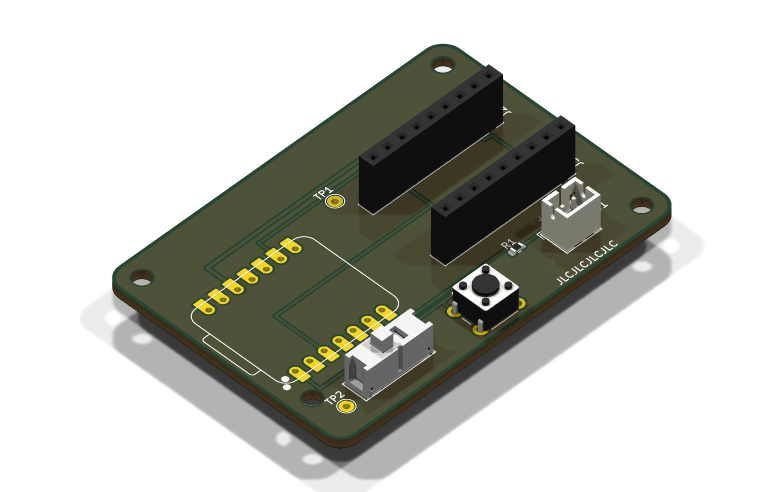
#> input picture hardware/pcb/renders/assembled_angle.png, 1568 x 984 px (shown at 1/2 size)
$ python make_photos_h.py ../../hardware/pcb/renders out.png
#> lines starting #> are read from the running program, lines starting #| are printed output that depends on the picture
#!/usr/bin/env python3
"""Turn a folder of photos into photos.h for the sketch.

Each photo is centre-cropped to a square (or use --focus to move the crop window),
resized to 240x240 and saved as a baseline (non-progressive) JPEG, then written into a C
array in flash. Baseline JPEGs need less RAM to decode on the ESP32.

    pip install pillow            (pillow-heif too, if you have iPhone .heic files)
    python make_photos_h.py my_photos/ ../photo_gallery/photos.h

Flash budget: the sketch itself is about 2 MB, so with a 3 MB app partition a few hundred
KB to ~1 MB of photos is comfortable. At the default quality 80 a photo is 10-25 KB; the
script prints the total so you can judge.

--focus 0..1 picks where the crop window sits along the long side of each photo
(0 = left/top, 0.5 = centre, 1 = right/bottom). Use a lower value to keep faces that sit
near the top of portrait photos, for example --focus 0.25.
"""
import argparse
import io
import pathlib
import sys

from PIL import Image, ImageOps

SIZE = 240
EXTS = {".jpg", ".jpeg", ".png", ".webp", ".bmp", ".heic"}


def prepare(path, quality, focus):
#> called with quality = 80, focus = 0.5
    img = ImageOps.exif_transpose(Image.open(path)).convert("RGB")
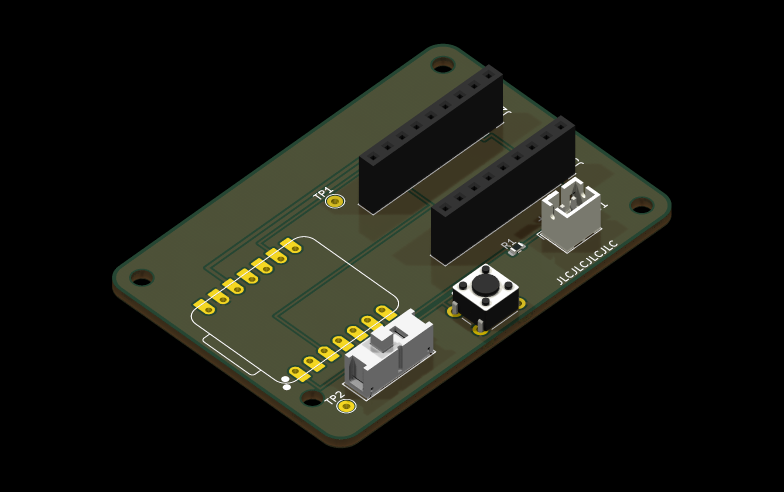
#> img: PIL image 1568x984 RGB (shown at 1/2 size); mean R, G, B 22.9, 23.7, 17.2
    w, h = img.size
#> w = 1568; h = 984
    side = min(w, h)
#> side = 984
    left = round((w - side) * (focus if w > h else 0.5))
#> left = 292
    top = round((h - side) * (focus if h > w else 0.5))
#> top = 0
    img = img.crop((left, top, left + side, top + side)).resize((SIZE, SIZE), Image.LANCZOS)
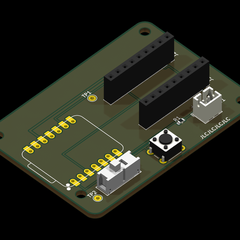
#> img: PIL image 240x240 RGB; mean R, G, B 35.6, 36.9, 26.8
    buf = io.BytesIO()
    # subsampling=2 is 4:2:0, progressive=False is baseline
    img.save(buf, "JPEG", quality=quality, subsampling=2, progressive=False, optimize=False)
    return buf.getvalue()


def c_array(name, data):
#> called with name = 'photo_0'
    lines = [f"const uint8_t {name}[] PROGMEM = {{"]
    for i in range(0, len(data), 20):
        lines.append("  " + ",".join(f"0x{b:02X}" for b in data[i:i + 20]) + ",")
    lines.append("};")
    return "\n".join(lines)


def main():
    ap = argparse.ArgumentParser(description=__doc__, formatter_class=argparse.RawDescriptionHelpFormatter)
    ap.add_argument("folder", type=pathlib.Path, help="folder with your photos")
    ap.add_argument("output", type=pathlib.Path, help="photos.h to write")
    ap.add_argument("--quality", type=int, default=80, help="JPEG quality, default 80")
    ap.add_argument("--focus", type=float, default=0.5, help="crop position 0..1, default 0.5 (centre)")
    args = ap.parse_args()

    if any(p.suffix.lower() == ".heic" for p in args.folder.iterdir()):
        try:
            import pillow_heif
            pillow_heif.register_heif_opener()
        except ImportError:
            sys.exit("HEIC files found: pip install pillow-heif, or convert them to JPEG first.")

    files = sorted(p for p in args.folder.iterdir() if p.suffix.lower() in EXTS)
    if not files:
        sys.exit(f"No images found in {args.folder}")

    out = ["// Auto-generated by tools/make_photos_h.py: 240x240 baseline JPEGs stored in flash",
           "#pragma once", "#include <Arduino.h>", ""]
    total = 0
    for i, f in enumerate(files):
        data = prepare(f, args.quality, args.focus)
        total += len(data)
        print(f"photo_{i}: {f.name} -> {len(data) / 1024:.1f} KB")
        out.append(c_array(f"photo_{i}", data))
        out.append("")
#> pass 2 of the loop in main, `for i, f in enumerate(files):`:
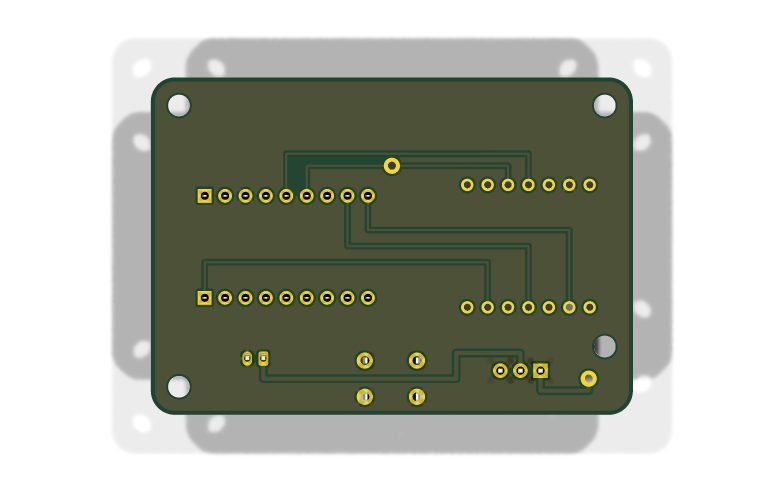
#> input picture hardware/pcb/renders/assembled_bottom.png, 1568 x 984 px (shown at 1/2 size)
#> in prepare (call 2), `img = ImageOps.exif_transpose(Image.open(path)).convert("RGB")`:
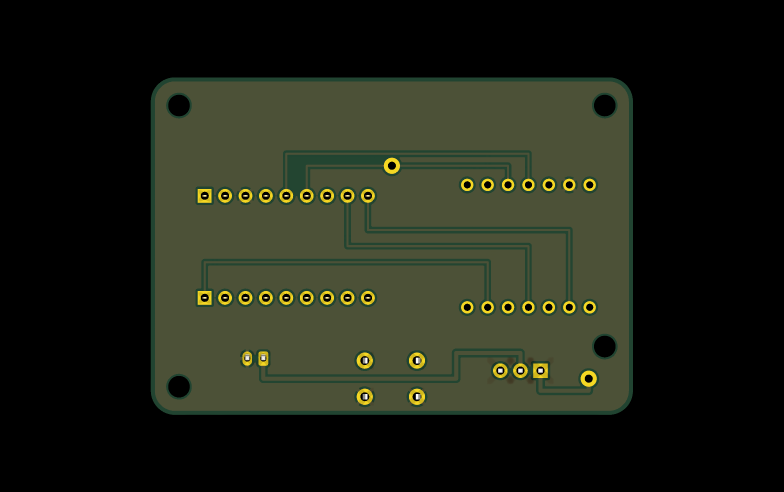
#> img: PIL image 1568x984 RGB (shown at 1/2 size); mean R, G, B 30.9, 34.2, 22.2
#> in prepare (call 2), `img = img.crop((left, top, left + side, top + side)).resize((SIZE, SIZ..`:
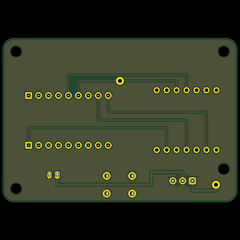
#> img: PIL image 240x240 RGB; mean R, G, B 49.3, 54.6, 35.4
    out.append("struct Photo { const uint8_t* data; unsigned int len; };")
    out.append("const Photo PHOTOS[] = {")
    out += [f"  {{photo_{i}, sizeof(photo_{i})}}," for i in range(len(files))]
    out.append("};")
    out.append("const int NUM_PHOTOS = sizeof(PHOTOS) / sizeof(PHOTOS[0]);")
    args.output.write_text("\n".join(out) + "\n")
    print(f"\n{len(files)} photos, {total / 1024:.0f} KB of JPEG data -> {args.output}")


if __name__ == "__main__":
    main()
